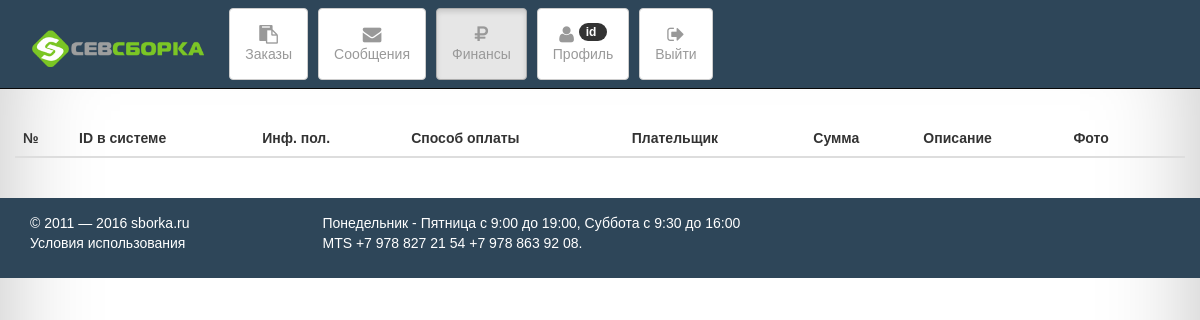
Page /manager/pages/finance.php on the earlier database version.
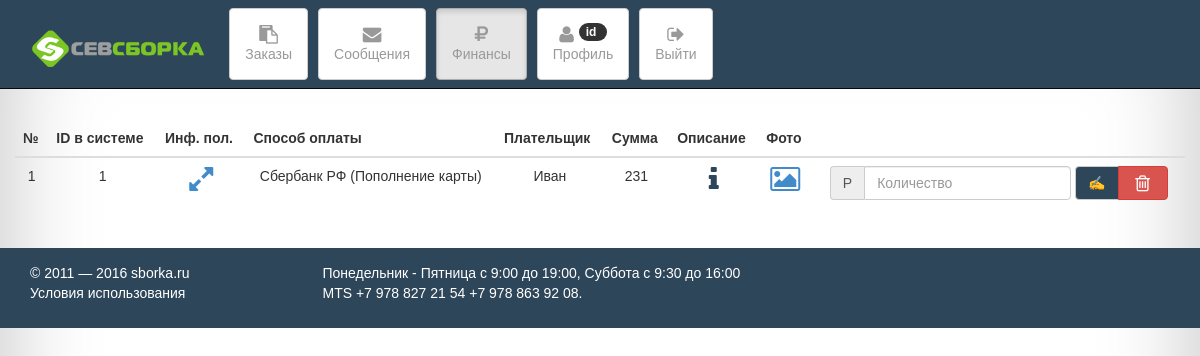
Same page on the later database version.
### tables this page shows
CREATE TABLE IF NOT EXISTS `history_pay` (
  `id_pay` int(10) NOT NULL,
  `id_client` int(10) NOT NULL,
  `type_pay` int(10) NOT NULL,
  `who_pay` varchar(10) NOT NULL,
  `sum` int(10) NOT NULL,
  `description` varchar(248) NOT NULL,
  `img_pay` varchar(248) NOT NULL,
  `confirmation_pay` int(10) NOT NULL,
  `no_show_user` int(10) NOT NULL,
  `no_show_manager` int(10) NOT NULL
);

### manager/lib/functions.php (called while the page is built, shortened)
<?php
$mysqli = false;
function resultSetToArray($result_set){
    $array = array();
    while (($row = $result_set->fetch_assoc()) != false)
      $array[]=$row;
    return $array;
  }
function selectHistory_Pay(){
  global $mysqli;
  $result = $mysqli -> query("SELECT `email_user`,`name_user`,`lastname_user`,`login`,`id_pay`,
    `id_client`,`type_pay`,`who_pay`,`sum`,`description`,`img_pay`,`no_show_manager`,`confirmation_pay`
    FROM
    `history_pay`
    INNER JOIN
    `user`
    ON `user`.`id_user` = `history_pay`.`id_client`");
  return resultSetToArray($result);
}
?>

### manager/pages/blocks/table_h_pay.php (the view, shortened to what this page needs)
<tr>
  <td align="center"><?php echo $i+1;?></td>
  <td align="center"><?php echo $select_h_pay[$i]['id_pay'];?></td>
  <td align="center">
    <a  data-toggle="modal" data-target=".<?php echo "all_info_user_".$i; ?>"><i class="fa fa-expand fa-2x" style="cursor:pointer;" data-toggle="tooltip" data-placement="top" title="Нажми на меня:)"> </i></a>
  </td>
  <td align="center"><?php
    switch($select_h_pay[$i]['type_pay']){
      case 2: echo "Сбербанк РФ (Пополнение карты)";break;
    }
    ?></td>
  <td align="center"><?php echo $select_h_pay[$i]['who_pay'];?></td>
  <td align="center"><?php echo $select_h_pay[$i]['sum'];?></td>
  <td align="center"><i  data-toggle="tooltip" data-placement="top" title=<?php echo "\"".$select_h_pay[$i]['description']."\"";?> class="fa fa-info fa-2x dashed"></i></td>
  <td align="center">  <a  data-toggle="modal" data-target=".<?php echo "image_pay".$i;?>"><i class="fa fa-picture-o fa-2x" style="cursor:pointer;" data-toggle="tooltip" data-placement="top" title="Нажми на меня:)"> </i></a>
  </td>
  <td align="center">
    <?php
      if($select_h_pay[$i]['confirmation_pay']==1){
        echo "<a class=\"btn btn-danger\" data-id=\"".$select_h_pay[$i]['id_pay']."\" data-action=\"reorder\" onclick=\"return confirmDontShowManager();\" href=\"../function/payfun.php?id_pay=".$select_h_pay[$i]['id_pay']."\" data-toggle=\"tooltip\" data-placement=\"top\" title=\"Скрыть\">
          <i class=\"fa fa-trash-o fa-lg fa-fw\"></i>
        </a>";
      }else{
        include "formforfinctable.php";
      }
    ?>
  </td>
</tr>

### manager/pages/finance.php (shortened to what this page needs)
<?php
  require_once "blocks/mainmenu.php";
  echo "<br><br><br>";
  echo "<br><br><br>";
?>
<div class="container">
  <div class="row">
    <div class="table-responsive">
      <?php $select_h_pay = selectHistory_Pay($_SESSION['id']);?>
      <table class="table table-hover">
        <thead>
          <th align="center">№</th>
          <th align="center">ID в системе</th>
          <th align="center">Инф. пол.</th>
          <th align="center">Способ оплаты</th>
          <th align="center">Плательщик</th>
          <th align="center">Сумма</th>
          <th align="center">Описание</th>
          <th align="center">Фото</th>
          <th></th>
        </thead>
        <tbody>
          <?php
            for($i=0; $i < count($select_h_pay); $i++){
              if($select_h_pay[$i]['no_show_manager']==0)
              include "blocks/table_h_pay.php";
            }
          ?>
        </tbody>
      </table>
    </div>
  </div>
</div>
<?php
  echo "<br>";
  require_once "blocks/footer.php";
 ?>

### manager/pages/blocks/formforfinctable.php (shortened to what this page needs)
<form class="form-inline" role="form" method="GET" action="blocks/add_money.php">
  <div class="form-group">
    <div class="input-group">
      <div class="input-group-addon">Р</div>
      <input type="text" class="form-control"name="sum" id="exampleInputAmount" placeholder="Количество">
    </div>
  </div>
<div class="btn-group">
  <input type="submit" value="✍" class="btn btn-primary"/>
  <a class="btn btn-danger" data-id="<?php echo $select_h_pay[$i]['id_pay'];?>" data-action="reorder" onclick="return confirmDontShowManager();" href="../function/payfun.php?id_pay=<?php echo $select_h_pay[$i]['id_pay'];?>" data-toggle="tooltip" data-placement="top" title="Скрыть">
    <i class="fa fa-trash-o fa-lg fa-fw"></i>
  </a>
</div>
</form>

Differences in the rows shown:
added history_pay: i "1", id_pay "1", type_pay "Сбербанк РФ (Пополнение карты)", who_pay "Иван", sum "231"
